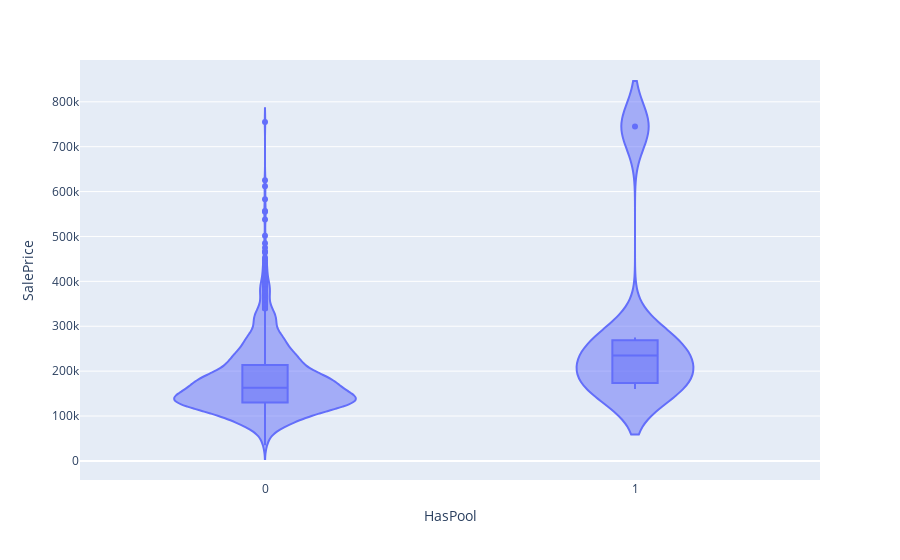

The cell this chart's notebook holds for it:
### Code cell
fig = px.violin(train, y='SalePrice', x='HasPool', box=True)

fig.show()

### Figure 1 — Plotly figure (JSON) as saved in the notebook; plotly's stock layout.template omitted (floating-point values rounded to 4 significant figures; data arrays with more than 128 entries replaced by an {"elided": "..."} marker saying what was removed)
{"data": [{"alignmentgroup": "True", "box": {"visible": true}, "hovertemplate": "HasPool=%{x}<br>SalePrice=%{y}<extra></extra>", "legendgroup": "", "marker": {"color": "#636efa"}, "name": "", "offsetgroup": "", "orientation": "v", "scalegroup": "True", "showlegend": false, "type": "violin", "x": {"elided": "1460 int values"}, "x0": " ", "xaxis": "x", "y": {"elided": "1460 int values"}, "y0": " ", "yaxis": "y"}], "layout": {"legend": {"tracegroupgap": 0}, "margin": {"t": 60}, "violinmode": "group", "xaxis": {"anchor": "y", "domain": [0, 1], "title": {"text": "HasPool"}}, "yaxis": {"anchor": "x", "domain": [0, 1], "title": {"text": "SalePrice"}}}}
